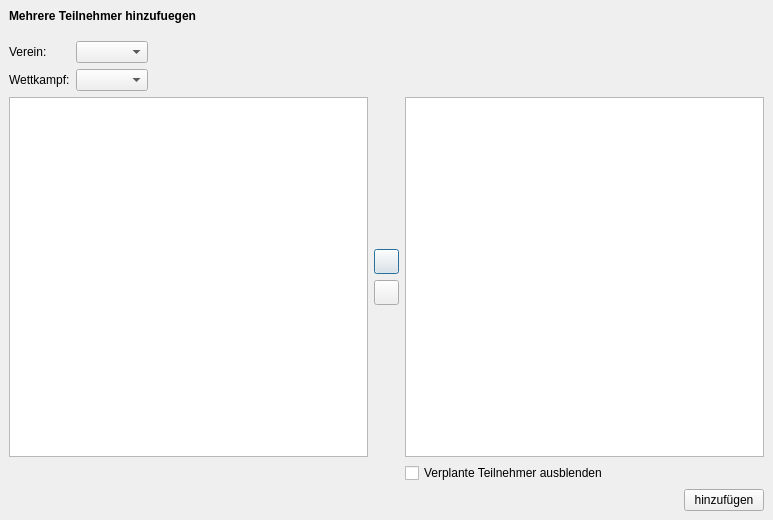
<?xml version="1.0" encoding="UTF-8"?>
<ui version="4.0">
 <class>MultiParticipantsDialog</class>
 <widget class="QDialog" name="MultiParticipantsDialog">
  <property name="geometry">
   <rect>
    <x>0</x>
    <y>0</y>
    <width>773</width>
    <height>520</height>
   </rect>
  </property>
  <property name="windowTitle">
   <string>TurnFix - Teilnehmer hinzufügen</string>
  </property>
  <property name="windowIcon">
   <iconset resource="../resources/TurnFix.qrc">
    <normaloff>:/appicons/icon.png</normaloff>:/appicons/icon.png</iconset>
  </property>
  <layout class="QVBoxLayout" name="verticalLayout">
   <property name="spacing">
    <number>0</number>
   </property>
   <property name="leftMargin">
    <number>0</number>
   </property>
   <property name="topMargin">
    <number>0</number>
   </property>
   <property name="rightMargin">
    <number>0</number>
   </property>
   <property name="bottomMargin">
    <number>0</number>
   </property>
   <item>
    <widget class="QWidget" name="headerWidget" native="true">
     <layout class="QHBoxLayout" name="horizontalLayout">
      <item>
       <widget class="QLabel" name="label_3">
        <property name="font">
         <font>
          <weight>75</weight>
          <bold>true</bold>
         </font>
        </property>
        <property name="text">
         <string>Mehrere Teilnehmer hinzufuegen</string>
        </property>
       </widget>
      </item>
     </layout>
    </widget>
   </item>
   <item>
    <widget class="QWidget" name="widget_3" native="true">
     <layout class="QGridLayout" name="gridLayout_4">
      <item row="0" column="0">
       <widget class="QLabel" name="label">
        <property name="sizePolicy">
         <sizepolicy hsizetype="Fixed" vsizetype="Preferred">
          <horstretch>0</horstretch>
          <verstretch>0</verstretch>
         </sizepolicy>
        </property>
        <property name="text">
         <string>Verein:</string>
        </property>
       </widget>
      </item>
      <item row="0" column="1">
       <widget class="QComboBox" name="cmb_club"/>
      </item>
      <item row="1" column="0">
       <widget class="QLabel" name="label_2">
        <property name="text">
         <string>Wettkampf:</string>
        </property>
       </widget>
      </item>
      <item row="1" column="1">
       <widget class="QComboBox" name="cmb_wk"/>
      </item>
      <item row="1" column="2">
       <spacer name="horizontalSpacer">
        <property name="orientation">
         <enum>Qt::Horizontal</enum>
        </property>
        <property name="sizeHint" stdset="0">
         <size>
          <width>533</width>
          <height>20</height>
         </size>
        </property>
       </spacer>
      </item>
      <item row="2" column="0" colspan="4">
       <widget class="QWidget" name="widget" native="true">
        <layout class="QGridLayout" name="gridLayout_2">
         <property name="leftMargin">
          <number>0</number>
         </property>
         <property name="topMargin">
          <number>0</number>
         </property>
         <property name="rightMargin">
          <number>0</number>
         </property>
         <property name="bottomMargin">
          <number>0</number>
         </property>
         <item row="0" column="2">
          <widget class="QTableView" name="tbl_list">
           <property name="editTriggers">
            <set>QAbstractItemView::NoEditTriggers</set>
           </property>
           <property name="alternatingRowColors">
            <bool>true</bool>
           </property>
           <property name="selectionBehavior">
            <enum>QAbstractItemView::SelectRows</enum>
           </property>
           <attribute name="horizontalHeaderHighlightSections">
            <bool>false</bool>
           </attribute>
           <attribute name="verticalHeaderVisible">
            <bool>false</bool>
           </attribute>
           <attribute name="verticalHeaderDefaultSectionSize">
            <number>21</number>
           </attribute>
           <attribute name="verticalHeaderHighlightSections">
            <bool>false</bool>
           </attribute>
          </widget>
         </item>
         <item row="1" column="2">
          <widget class="QCheckBox" name="chk_vp">
           <property name="text">
            <string>Verplante Teilnehmer ausblenden</string>
           </property>
          </widget>
         </item>
         <item row="0" column="1">
          <widget class="QWidget" name="widget_2" native="true">
           <layout class="QGridLayout" name="gridLayout_3">
            <property name="leftMargin">
             <number>0</number>
            </property>
            <property name="topMargin">
             <number>0</number>
            </property>
            <property name="rightMargin">
             <number>0</number>
            </property>
            <property name="bottomMargin">
             <number>0</number>
            </property>
            <item row="0" column="0">
             <spacer name="verticalSpacer">
              <property name="orientation">
               <enum>Qt::Vertical</enum>
              </property>
              <property name="sizeHint" stdset="0">
               <size>
                <width>0</width>
                <height>157</height>
               </size>
              </property>
             </spacer>
            </item>
            <item row="1" column="0">
             <widget class="QPushButton" name="but_add">
              <property name="sizePolicy">
               <sizepolicy hsizetype="Fixed" vsizetype="Fixed">
                <horstretch>0</horstretch>
                <verstretch>0</verstretch>
               </sizepolicy>
              </property>
              <property name="minimumSize">
               <size>
                <width>25</width>
                <height>25</height>
               </size>
              </property>
              <property name="maximumSize">
               <size>
                <width>25</width>
                <height>25</height>
               </size>
              </property>
              <property name="toolTip">
               <string>Strg+Pfeil links</string>
              </property>
              <property name="icon">
               <iconset resource="../resources/TurnFix.qrc">
                <normaloff>:/appicons/left.png</normaloff>:/appicons/left.png</iconset>
              </property>
              <property name="iconSize">
               <size>
                <width>15</width>
                <height>15</height>
               </size>
              </property>
              <property name="shortcut">
               <string>Ctrl+Left</string>
              </property>
             </widget>
            </item>
            <item row="2" column="0">
             <widget class="QPushButton" name="but_del">
              <property name="sizePolicy">
               <sizepolicy hsizetype="Fixed" vsizetype="Fixed">
                <horstretch>0</horstretch>
                <verstretch>0</verstretch>
               </sizepolicy>
              </property>
              <property name="minimumSize">
               <size>
                <width>25</width>
                <height>25</height>
               </size>
              </property>
              <property name="maximumSize">
               <size>
                <width>25</width>
                <height>25</height>
               </size>
              </property>
              <property name="toolTip">
               <string>Strg+Pfeil rechts</string>
              </property>
              <property name="text">
               <string/>
              </property>
              <property name="icon">
               <iconset resource="../resources/TurnFix.qrc">
                <normaloff>:/appicons/right.png</normaloff>:/appicons/right.png</iconset>
              </property>
              <property name="iconSize">
               <size>
                <width>15</width>
                <height>15</height>
               </size>
              </property>
              <property name="shortcut">
               <string>Ctrl+Right</string>
              </property>
             </widget>
            </item>
            <item row="3" column="0">
             <spacer name="verticalSpacer_2">
              <property name="orientation">
               <enum>Qt::Vertical</enum>
              </property>
              <property name="sizeHint" stdset="0">
               <size>
                <width>0</width>
                <height>156</height>
               </size>
              </property>
             </spacer>
            </item>
           </layout>
          </widget>
         </item>
         <item row="0" column="0">
          <widget class="QTableView" name="tbl_tn">
           <property name="editTriggers">
            <set>QAbstractItemView::NoEditTriggers</set>
           </property>
           <property name="alternatingRowColors">
            <bool>true</bool>
           </property>
           <property name="selectionBehavior">
            <enum>QAbstractItemView::SelectRows</enum>
           </property>
           <attribute name="horizontalHeaderHighlightSections">
            <bool>false</bool>
           </attribute>
           <attribute name="verticalHeaderVisible">
            <bool>false</bool>
           </attribute>
           <attribute name="verticalHeaderDefaultSectionSize">
            <number>21</number>
           </attribute>
           <attribute name="verticalHeaderHighlightSections">
            <bool>false</bool>
           </attribute>
          </widget>
         </item>
        </layout>
       </widget>
      </item>
      <item row="3" column="3">
       <widget class="QPushButton" name="but_save">
        <property name="sizePolicy">
         <sizepolicy hsizetype="Fixed" vsizetype="Fixed">
          <horstretch>0</horstretch>
          <verstretch>0</verstretch>
         </sizepolicy>
        </property>
        <property name="layoutDirection">
         <enum>Qt::RightToLeft</enum>
        </property>
        <property name="text">
         <string>hinzufügen</string>
        </property>
       </widget>
      </item>
     </layout>
    </widget>
   </item>
  </layout>
 </widget>
 <resources>
  <include location="../resources/TurnFix.qrc"/>
 </resources>
 <connections/>
</ui>
